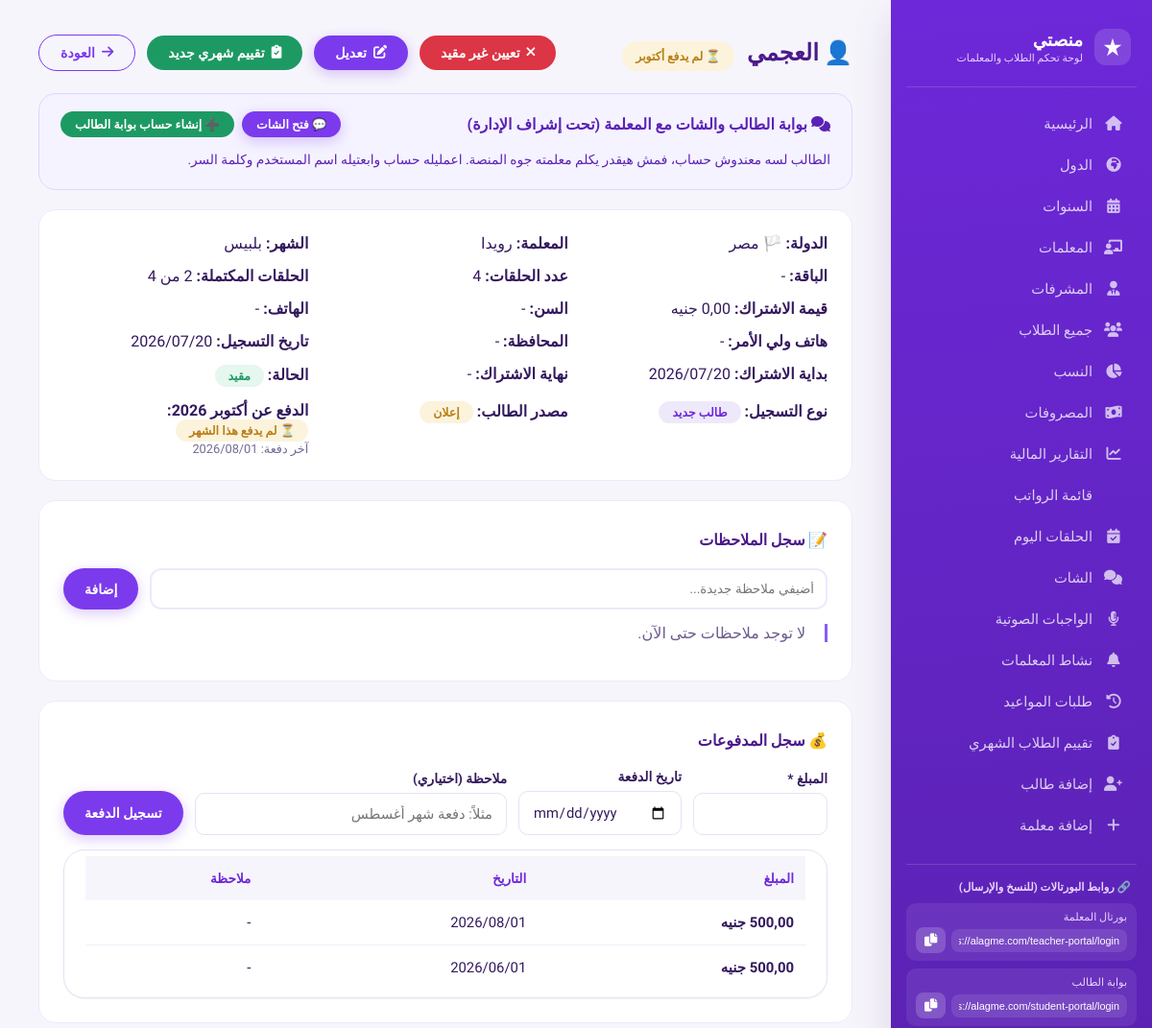
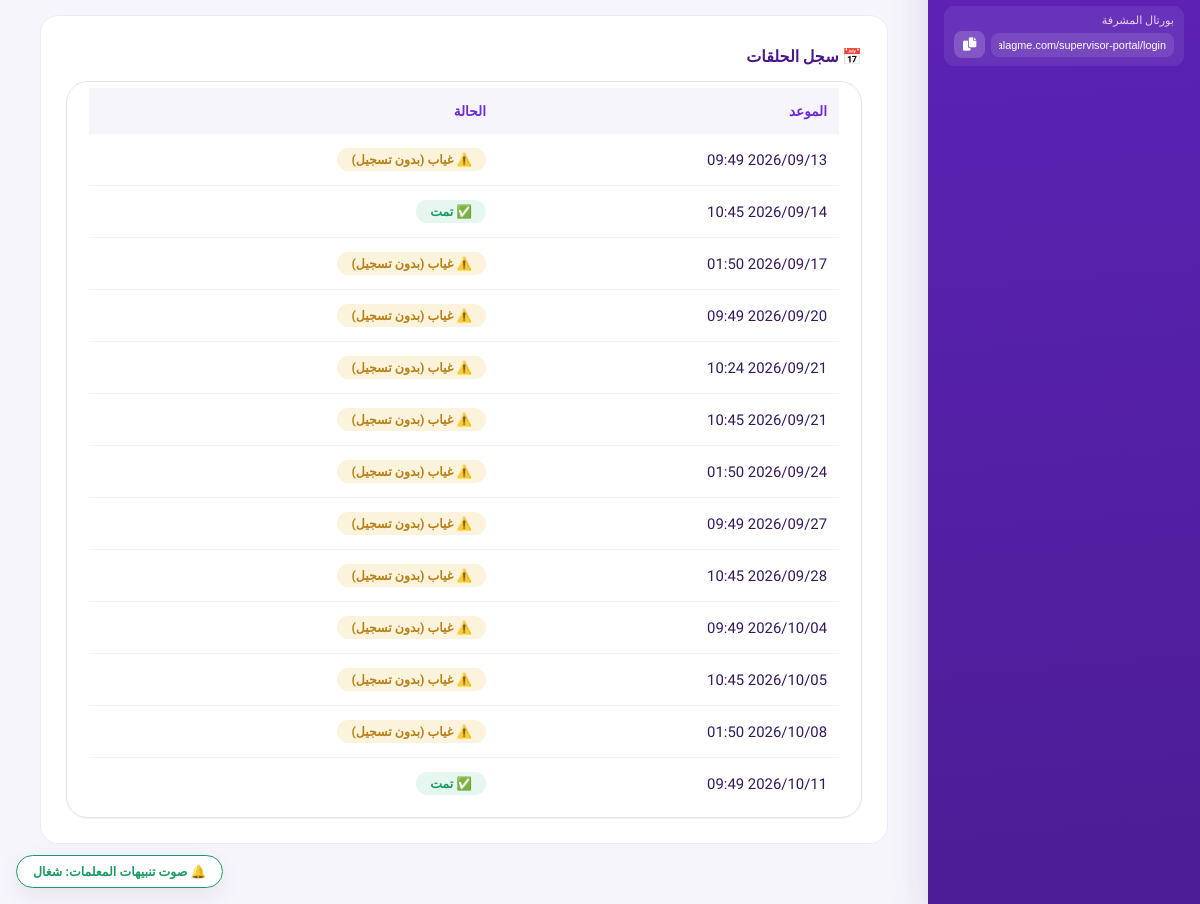
The page /student/1/ (signed in) on the database as committed earlier (2 pictures, top to bottom).
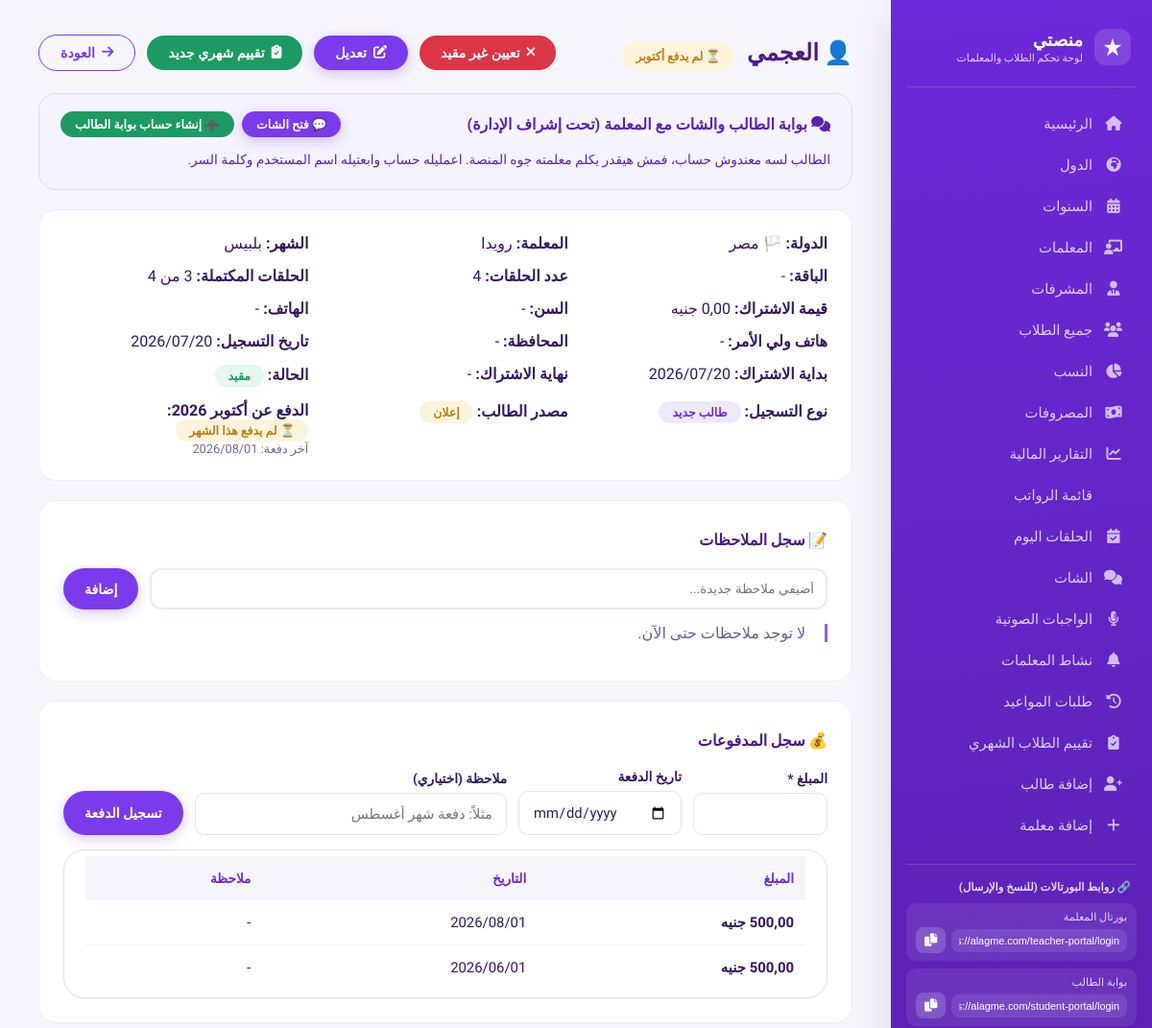
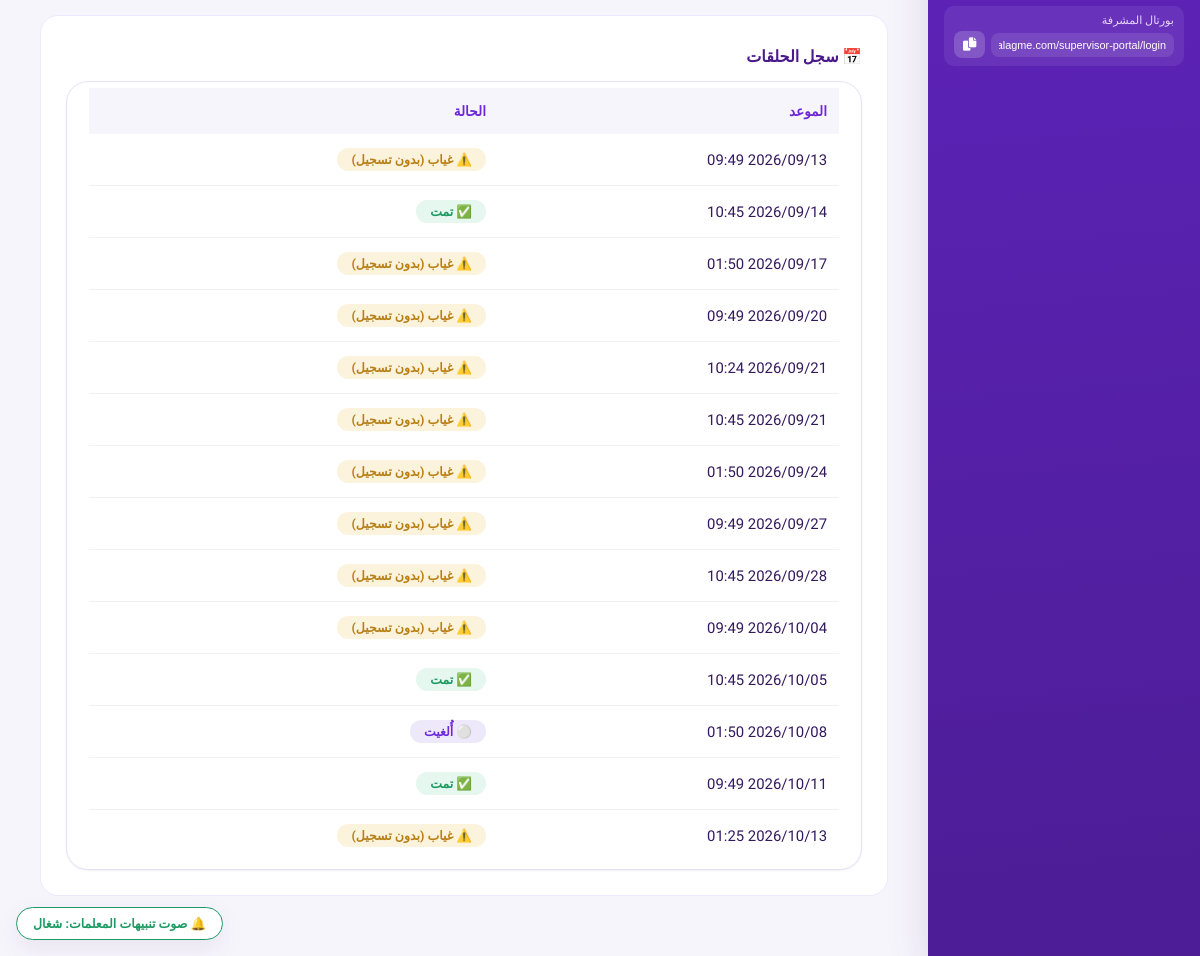
The same page on the database as committed later (2 pictures, top to bottom).
### core/models.py (models this page shows, shortened)
class Student(models.Model):
    STATUS_CHOICES = [('active', 'مقيد'), ('inactive', 'غير مقيد')]
    PAYMENT_STATUS_CHOICES = [('paid', 'مدفوع'), ('pending', 'مستحق'), ('overdue', 'متأخر')]
    ENROLLMENT_TYPE_CHOICES = [('new', 'طالب جديد'), ('existing', 'طالب مسجل من قبل')]
    SOURCE_CHOICES = [
        ('ad', 'إعلان'),
        ('referral', 'توصية'),
        ('website', 'الموقع'),
        ('social_media', 'سوشيال ميديا'),
        ('other', 'أخرى'),
    ]
    country = models.ForeignKey(Country, on_delete=models.CASCADE, related_name='students', verbose_name="الدولة")
    teacher = models.ForeignKey(Teacher, on_delete=models.SET_NULL, null=True, blank=True, related_name='students', verbose_name="المعلمة")
    name = models.CharField(max_length=255, verbose_name="اسم الطالب")
    age = models.PositiveIntegerField(null=True, blank=True, verbose_name="السن")
    phone = models.CharField(max_length=20, blank=True, null=True, verbose_name="رقم الهاتف")
    guardian_phone = models.CharField(max_length=20, blank=True, null=True, verbose_name="هاتف ولي الأمر")
    user = models.OneToOneField(
        settings.AUTH_USER_MODEL, null=True, blank=True,
        on_delete=models.SET_NULL, related_name='core_student',
        verbose_name="حساب دخول بوابة الطالب"
    )
    governorate = models.CharField(max_length=100, blank=True, null=True, verbose_name="المحافظة")
    package_name = models.CharField(max_length=100, blank=True, null=True, verbose_name="اسم الباقة")
    lessons_count = models.PositiveIntegerField(default=4, verbose_name="عدد الحلقات")
    subscription_fee = models.DecimalField(max_digits=10, decimal_places=2, default=0, verbose_name="قيمة الاشتراك")
    month = models.CharField(max_length=20, verbose_name="الشهر")
    start_date = models.DateField(default=timezone.now, verbose_name="تاريخ بداية الاشتراك")
    end_date = models.DateField(null=True, blank=True, verbose_name="تاريخ نهاية الاشتراك")
    last_payment_date = models.DateField(null=True, blank=True, verbose_name="آخر دفعة")
    payment_status = models.CharField(max_length=20, choices=PAYMENT_STATUS_CHOICES, default='pending', verbose_name="حالة الدفع")
    status = models.CharField(max_length=20, choices=STATUS_CHOICES, default='active', verbose_name="الحالة")
    notes = models.TextField(blank=True, null=True, verbose_name="ملاحظات عامة")
    join_date = models.DateField(default=timezone.now, verbose_name="تاريخ التسجيل")
    enrollment_type = models.CharField(
        max_length=20, choices=ENROLLMENT_TYPE_CHOICES, default='new',
        verbose_name="نوع التسجيل"
    )
    acquisition_source = models.CharField(
        max_length=20, choices=SOURCE_CHOICES, blank=True, null=True,
        verbose_name="مصدر الطالب (لو جديد)"
    )
    class Meta:
        verbose_name = "طالب"
        verbose_name_plural = "الطلاب"
        ordering = ['name']
    def total_paid(self, year=None, month=None):
        qs = self.payments.all()
        if year:
            qs = qs.filter(date__year=year)
        if month:
            qs = qs.filter(date__month=month)
        total = qs.aggregate(total=models.Sum('amount'))['total']
        return total or 0
    def lessons_completed_count(self):
        return self.lessons.filter(status='completed').count()
    def lessons_progress_label(self):
        return f"{self.lessons_completed_count()} من {self.lessons_count}"

class Payment(models.Model):
    student = models.ForeignKey(Student, on_delete=models.CASCADE, related_name='payments', verbose_name="الطالب")
    amount = models.DecimalField(max_digits=10, decimal_places=2, verbose_name="المبلغ")
    date = models.DateField(default=timezone.now, verbose_name="تاريخ الدفع")
    note = models.CharField(max_length=255, blank=True, null=True, verbose_name="ملاحظة")
    created_at = models.DateTimeField(auto_now_add=True, verbose_name="تاريخ الإدخال")
    class Meta:
        verbose_name = "دفعة"
        verbose_name_plural = "الدفعات"
        ordering = ['-date', '-created_at']

class Lesson(models.Model):
    STATUS_CHOICES = [
        ('scheduled', 'مجدولة'),
        ('completed', 'تمت'),
        ('student_absent', 'الطالب غائب'),
        ('excused', 'عذر'),
        ('teacher_absent', 'المعلمة لم تتمكن من الحضور'),
        ('cancelled', 'مؤجلة'),
        ('unregistered', 'غير مسجلة'),
    ]
    student = models.ForeignKey(Student, on_delete=models.CASCADE, related_name='lessons', verbose_name="الطالب")
    teacher = models.ForeignKey(Teacher, on_delete=models.CASCADE, related_name='lessons', verbose_name="المعلمة")
    scheduled_at = models.DateTimeField(verbose_name="موعد الحلقة")
    duration_minutes = models.PositiveIntegerField(default=30, verbose_name="مدة الحلقة (دقيقة)")
    status = models.CharField(max_length=20, choices=STATUS_CHOICES, default='scheduled', verbose_name="الحالة")
    status_recorded_at = models.DateTimeField(null=True, blank=True, verbose_name="وقت تسجيل الحالة")
    started_at = models.DateTimeField(null=True, blank=True, verbose_name="وقت بدء الحلقة فعليًا")
    auto_flagged = models.BooleanField(default=False, verbose_name="اتحسبت غياب تلقائيًا من غير ما تتسجل")
    was_late = models.BooleanField(default=False, verbose_name="اتأخرت المعلمة في الحضور")
    CREATOR_CHOICES = [('admin', 'الإدارة / المشرفة'), ('teacher', 'المعلمة')]
    RECORDER_CHOICES = [('teacher', 'المعلمة'), ('supervisor', 'المشرفة'), ('admin', 'الإدارة')]
    created_by = models.CharField(max_length=10, choices=CREATOR_CHOICES, default='admin', verbose_name="أضافها")
    recorded_by = models.CharField(max_length=12, choices=RECORDER_CHOICES, blank=True, default='', verbose_name="سجّل الحالة")
    notes = models.TextField(blank=True, null=True, verbose_name="ملاحظات على الحلقة")
    created_at = models.DateTimeField(auto_now_add=True, verbose_name="تاريخ الإنشاء")
    class Meta:
        verbose_name = "حلقة"
        verbose_name_plural = "الحلقات"
        ordering = ['scheduled_at']
    def end_time(self):
        return self.scheduled_at + timezone.timedelta(minutes=self.duration_minutes)
    def is_overdue_unrecorded(self):
        return self.status == 'scheduled' and timezone.now() > self.end_time()
    def effective_status(self):
        if self.is_overdue_unrecorded():
            return 'student_absent'
        return self.status
    def was_auto_defaulted(self):
        return self.is_overdue_unrecorded()
    TEACHER_MARK_LABELS = {
        'completed': '✅ تمت',
        'student_absent': '🔴 الطالب غاب',
        'excused': '📝 عذر',
        'cancelled': '⏸ مؤجلة',
    }

class Country(models.Model):
    name = models.CharField(max_length=100, unique=True, verbose_name="اسم الدولة")
    flag_icon = models.CharField(max_length=50, default='🏳️', verbose_name="أيقونة العلم")
    is_active = models.BooleanField(default=True, verbose_name="نشط")
    class Meta:
        verbose_name = "دولة"
        verbose_name_plural = "الدول"
        ordering = ['name']

class Teacher(models.Model):
    name = models.CharField(max_length=255, verbose_name="اسم المعلمة")
    age = models.PositiveIntegerField(null=True, blank=True, verbose_name="السن")
    phone = models.CharField(max_length=20, blank=True, null=True, verbose_name="رقم الهاتف")
    whatsapp = models.CharField(max_length=20, blank=True, null=True, verbose_name="واتساب")
    governorate = models.CharField(max_length=100, blank=True, null=True, verbose_name="المحافظة")
    hire_date = models.DateField(null=True, blank=True, verbose_name="تاريخ بداية العمل")
    user = models.OneToOneField(
        settings.AUTH_USER_MODEL, null=True, blank=True,
        on_delete=models.SET_NULL, related_name='teacher_profile',
        verbose_name="حساب الدخول"
    )
    commission_percent = models.DecimalField(
        max_digits=5, decimal_places=2, default=60,
        verbose_name="نسبة المعلمة من الاشتراكات (%)"
    )
    fixed_salary = models.DecimalField(
        max_digits=10, decimal_places=2, null=True, blank=True,
        verbose_name="راتب مثبت (بدل النسبة)"
    )
    lesson_rate = models.DecimalField(
        max_digits=8, decimal_places=2, default=DEFAULT_LESSON_RATE,
        verbose_name="سعر الحصة"
    )
    supervisor = models.ForeignKey(
        'Supervisor', null=True, blank=True, on_delete=models.SET_NULL,
        related_name='teachers', verbose_name="المشرفة المسؤولة"
    )
    class Meta:
        verbose_name = "معلمة"
        verbose_name_plural = "المعلمات"
        ordering = ['name']

### core/views.py (the view, shortened to what this page needs)
# urls.py: path('student/<int:student_id>/', views.student_detail, name='student_detail'),
@staff_member_required
def student_detail(request, student_id):
    student = get_object_or_404(Student, pk=student_id)
    notes = student.notes_timeline.all()
    payments = student.payments.all()
    lessons = student.lessons.all()[:30]
    now = timezone.now()
    context = {
        'student': student,
        'notes': notes,
        'payments': payments,
        'lessons': lessons,
        'paid_this_month': student.total_paid(year=now.year, month=now.month),
        'pay_month_name': ARABIC_MONTHS[now.month],
        'pay_year': now.year,
        'student_conv': getattr(student, 'chat', None) if hasattr(student, 'chat') else None,
        'student_login_display': student.user.get_username() if student.user_id else None,
        'student_portal_url': settings.CANONICAL_URL.rstrip('/') + reverse('student_login'),
    }
    return render(request, 'core/student_detail.html', context)

### chat/context_processors.py (called while the page is built, shortened)
def chat_counts(request):
    user = getattr(request, 'user', None)
    if not user or not user.is_authenticated:
        return {}
    try:
        from .models import Conversation
        if user.is_staff:
            agg = Conversation.objects.aggregate(
                unread=Count('id', filter=Q(admin_unread__gt=0)),
                flagged=Count('id', filter=Q(is_flagged=True)),
            )
            return {'chat_admin_unread': agg['unread'] or 0, 'chat_admin_flagged': agg['flagged'] or 0}
    except Exception:
        return {}
    return {}

### config/context_processors.py (called while the page is built)
def seo(request):
    site_url = getattr(settings, 'CANONICAL_URL', 'https://alagme.com').rstrip('/')
    canonical = site_url + request.path
    page = request.GET.get('page', '')
    if page.isdigit() and int(page) > 1:
        canonical += f'?page={int(page)}'
    wa = getattr(settings, 'WHATSAPP_PUBLIC_NUMBER', '')
    return {
        'SITE_URL': site_url,
        'canonical_url': canonical,
        'SITE_NAME': getattr(settings, 'SITE_NAME', ''),
        'WHATSAPP_PUBLIC_NUMBER': wa,
        'WHATSAPP_LINK': f'https://wa.me/{wa}' if wa else '',
    }

### templates/core/student_detail.html (shortened to what the changed rows need)
{% extends 'core/base.html' %}
{% block content %}
<div class="flex" style="justify-content: space-between; flex-wrap: wrap;">
    <h2 style="color: #4a1a8a;">👤 {{ student.name }}
        {% if paid_this_month %}<span class="badge-paid" style="margin-right:8px;">💵 دفع {{ pay_month_name }}</span>{% else %}<span class="badge-unpaid" style="margin-right:8px;">⏳ لم يدفع {{ pay_month_name }}</span>{% endif %}
    </h2>
    <div class="flex">
        <form method="post" action="{% url 'toggle_student_status' student.id %}" style="display:inline;">{% csrf_token %}
        </form>
        <a href="{% url 'edit_student' student.id %}" class="btn btn-primary"><i class="fas fa-edit"></i> تعديل</a>
        <a href="{% url 'add_evaluation' %}?student={{ student.id }}" class="btn btn-success"><i class="fas fa-clipboard-check"></i> تقييم شهري جديد</a>
        <a href="{% url 'country_students' student.country.id %}" class="btn btn-outline"><i class="fas fa-arrow-right"></i> العودة</a>
    </div>
</div>
<div style="display: grid; grid-template-columns: repeat(auto-fit, minmax(200px,1fr)); gap:15px; background:white; padding:25px; border-radius:18px; border:1px solid #ede9fe; margin:20px 0;">
    <div><strong>الدولة:</strong> {{ student.country.flag_icon }} {{ student.country.name }}</div>
    <div><strong>المعلمة:</strong> {{ student.teacher.name|default:"-" }}</div>
    <div><strong>الشهر:</strong> {{ student.month }}</div>
    <div><strong>الباقة:</strong> {{ student.package_name|default:"-" }}</div>
    <div><strong>عدد الحلقات:</strong> {{ student.lessons_count }}</div>
    <div><strong>الحلقات المكتملة:</strong> {{ student.lessons_progress_label }}</div>
    <div><strong>قيمة الاشتراك:</strong> {{ student.subscription_fee }} جنيه</div>
    <div><strong>السن:</strong> {{ student.age|default:"-" }}</div>
    <div><strong>الهاتف:</strong> {{ student.phone|default:"-" }}</div>
    <div><strong>هاتف ولي الأمر:</strong> {{ student.guardian_phone|default:"-" }}</div>
    <div><strong>المحافظة:</strong> {{ student.governorate|default:"-" }}</div>
    <div><strong>تاريخ التسجيل:</strong> {{ student.join_date|date:"Y/m/d" }}</div>
    <div><strong>بداية الاشتراك:</strong> {{ student.start_date|date:"Y/m/d" }}</div>
    <div><strong>نهاية الاشتراك:</strong> {{ student.end_date|date:"Y/m/d"|default:"-" }}</div>
    <div><strong>الحالة:</strong>
        {% if student.status == 'active' %}<span class="status-active">مقيد</span>{% else %}<span class="status-inactive">غير مقيد</span>{% endif %}
    </div>
    <div><strong>نوع التسجيل:</strong>
        {% if student.enrollment_type == 'new' %}
            <span class="badge-neutral">طالب جديد</span>
        {% else %}
            <span class="badge-neutral">مسجل من قبل</span>
        {% endif %}
    </div>
    {% if student.enrollment_type == 'new' and student.acquisition_source %}
    <div><strong>مصدر الطالب:</strong> <span class="badge-warning">{{ student.get_acquisition_source_display }}</span></div>
    {% endif %}
    <div><strong>الدفع عن {{ pay_month_name }} {{ pay_year }}:</strong>
        {% if paid_this_month %}<span class="badge-paid">💵 دفع {{ paid_this_month|floatformat:"-2" }} جنيه</span>
        {% else %}<span class="badge-unpaid">⏳ لم يدفع هذا الشهر</span>{% endif %}
        {% if student.last_payment_date %}<div class="text-muted" style="font-size:0.8rem;">آخر دفعة: {{ student.last_payment_date|date:"Y/m/d" }}</div>{% endif %}
    </div>
</div>
<div style="background:white; padding:25px; border-radius:18px; border:1px solid #ede9fe; margin-top:20px;">
    <div class="table-container" style="margin-top:10px;">
        <table>
            <thead><tr><th>المبلغ</th><th>التاريخ</th><th>ملاحظة</th></tr></thead>
            <tbody>
                {% for p in payments %}
                <tr>
                    <td><strong>{{ p.amount|floatformat:2 }} جنيه</strong></td>
                    <td>{{ p.date|date:"Y/m/d" }}</td>
                    <td>{{ p.note|default:"-" }}</td>
                </tr>
                {% empty %}
                <tr><td colspan="3" style="text-align:center;">لسه مفيش دفعات مسجلة لهذا الطالب.</td></tr>
                {% endfor %}
            </tbody>
        </table>
    </div>
</div>
<div style="background:white; padding:25px; border-radius:18px; border:1px solid #ede9fe; margin-top:20px;">
    <div class="table-container" style="margin-top:10px;">
        <table>
            <thead><tr><th>الموعد</th><th>الحالة</th></tr></thead>
            <tbody>
                {% for l in lessons %}
                <tr>
                    <td>{{ l.scheduled_at|date:"Y/m/d H:i" }}</td>
                    <td>
                        {% with eff=l.effective_status %}
                        {% if eff == 'completed' %}<span class="badge-neutral" style="background:var(--green-soft); color:var(--green);">✅ تمت</span>
                        {% elif eff == 'student_absent' %}
                            {% if l.was_auto_defaulted %}<span class="badge-neutral" style="background:var(--amber-soft); color:var(--amber);">⚠️ غياب (بدون تسجيل)</span>
                            {% else %}<span class="badge-neutral" style="background:var(--red-soft); color:var(--red);">🔴 غياب</span>{% endif %}
                        {% elif eff == 'teacher_absent' %}<span class="badge-neutral" style="background:var(--amber-soft); color:var(--amber);">🟠 غياب معلمة</span>
                        {% elif eff == 'cancelled' %}<span class="badge-neutral">⚪ أُلغيت</span>
                        {% else %}<span class="badge-neutral">مجدولة</span>{% endif %}
                        {% endwith %}
                    </td>
                </tr>
                {% empty %}
                <tr><td colspan="2" style="text-align:center;">لسه مفيش حلقات مسجلة لهذا الطالب.</td></tr>
                {% endfor %}
            </tbody>
        </table>
    </div>
</div>
{% endblock %}

Rows that differ between the two databases and show on the page:
computed for Student "العجمي": lessons_progress_label "2 من 4" → "3 من 4"
changed Lesson (number 11 of 14 on the later page): status "⚠️ غياب (بدون تسجيل)" → "✅ تمت"
changed Lesson (number 12 of 14 on the later page): status "⚠️ غياب (بدون تسجيل)" → "⚪ أُلغيت"
added Lesson: scheduled_at "2026/10/13 01:25", status "⚠️ غياب (بدون تسجيل)"
